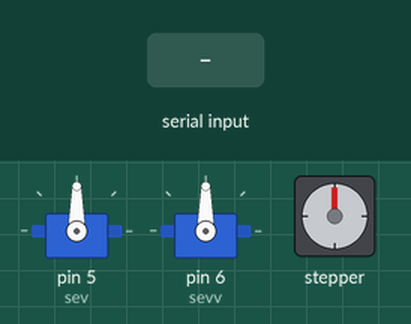
Recording of a sketch running on a simulated Arduino Uno, built with avr-gcc and run on an emulated ATmega328P. Parts: 2 × servo, stepper motor. Inputs (shaded band) come from the test bench. Stepper angles assume 2048 steps per turn.

Above: at 1.2 s.
1.3 s: "0" received over the second serial link
At 1.8 s:
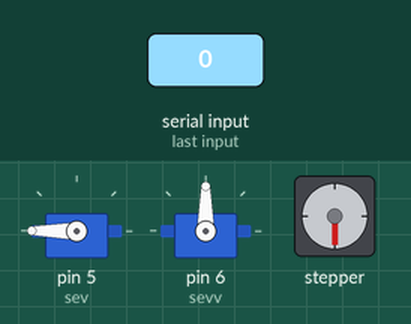
2.8 s: "1" received over the second serial link
At 3.25 s:
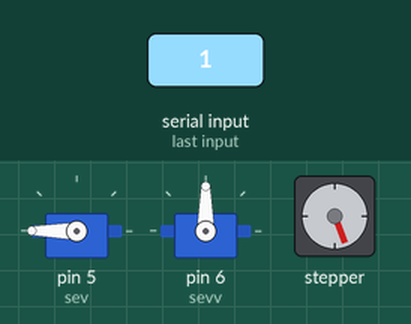
5.8 s: "2" received over the second serial link
At 6.4 s:
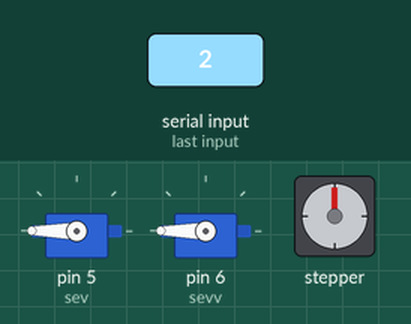
7.3 s: "3" received over the second serial link
At 7.6 s:
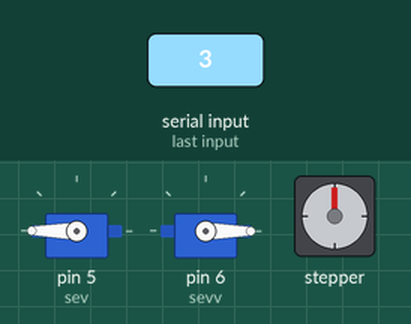
8.8 s: "5" received over the second serial link
At 9.9 s:
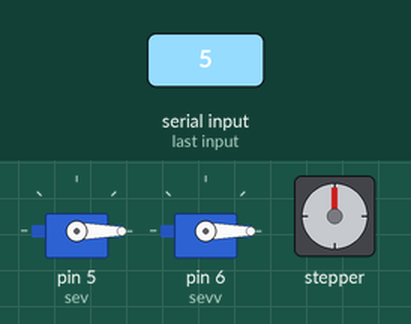
10.3 s: "4" received over the second serial link
At 11.0 s:
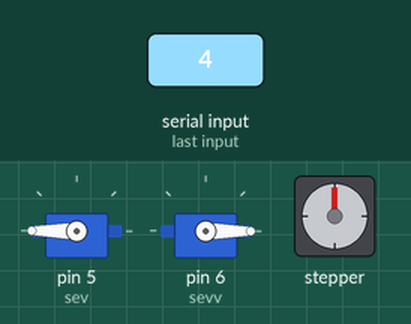
Timing chart, 0 to 12.8 s (numbered marks = the images above; inputs shaded):
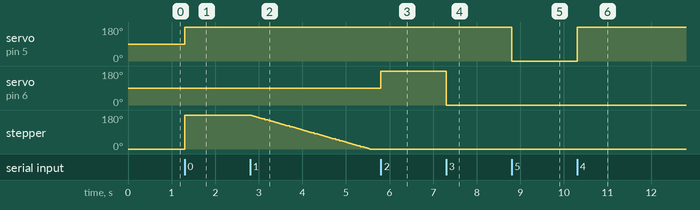

Measured:
- after the input at 1.3 s, servo on pin 5 (sev): 90° → 180° at once; stepper: turns 180° clockwise, starting at once
- after the input at 2.8 s, stepper: keeps turning counter-clockwise at about 66°/s, starting at once
- after the input at 5.8 s, servo on pin 6 (sevv): 90° → 180° at once
- after the input at 7.3 s, servo on pin 6 (sevv): 180° → 0° at once
- after the input at 8.8 s, servo on pin 5 (sev): 180° → 0° at once
- after the input at 10.3 s, servo on pin 5 (sev): 0° → 180° at once

The sketch:

Roboot_F.ino
```cpp
#include <Servo.h>
Servo sev;
Servo sevv;
#include <SoftwareSerial.h>
SoftwareSerial btSerial(2, 3);//TX , RX 순서

#include <Stepper.h>
#define GSR 32*64
#define Steps_one_Revolution 32
Stepper sep(Steps_one_Revolution, 11, 10, 9, 8);// IN4, IN2, IN3, IN1

byte buffer[1024];//데이터 수심 버퍼
int bufferPo;// buffer 저장할 위치

void setup() {
  Serial.begin(9600);//시리얼 불러오기
  btSerial.begin(9600); //bt시리얼 불러오기
  sev.attach(5);//5번핀에 서보모터 연결 하체
  sevv.attach(6);//6번친에 서보모터 연결 상체

  bufferPo = 0;//버퍼초기화

}

void loop() {
  if(btSerial.available()) { //그냥 무조건 써

  byte data = btSerial.read();
  buffer[bufferPo++] = data;

    if(data == '0'){//몸회전
      sep.step(GSR/2);
       sep.setSpeed(700);
        sev.write(180);
       btSerial.print("[M-Robot] 몸을 왼쪽으로 돌렸습니다!");

    }
    if(data == '1'){//오른쪽 몸회전
       sep.step(-GSR/2);
       sep.setSpeed(700);
        sev.write(180);
       btSerial.print("[M-Robot] 몸을 오른쪽으로 돌렸습니다!");

    }

    if(data == '2'){//집게 닫기
      sevv.write(180);
       btSerial.print("[M-Robot] 집게를 닫았습니다!");
    }

    if( data == '3'){//집게 열기
      sevv.write(0);
      btSerial.print("[M-Robot] 집게 열었습니다!");
    }

    if(data == '4'){
      sev.write(180);
      btSerial.print("M-Robot] 팔을 올렸습니다!");
    }

       if(data == '5'){
      sev.write(0);
      btSerial.print("M-Robot] 팔을 내렸습니다!");
    }
  }
}
```
